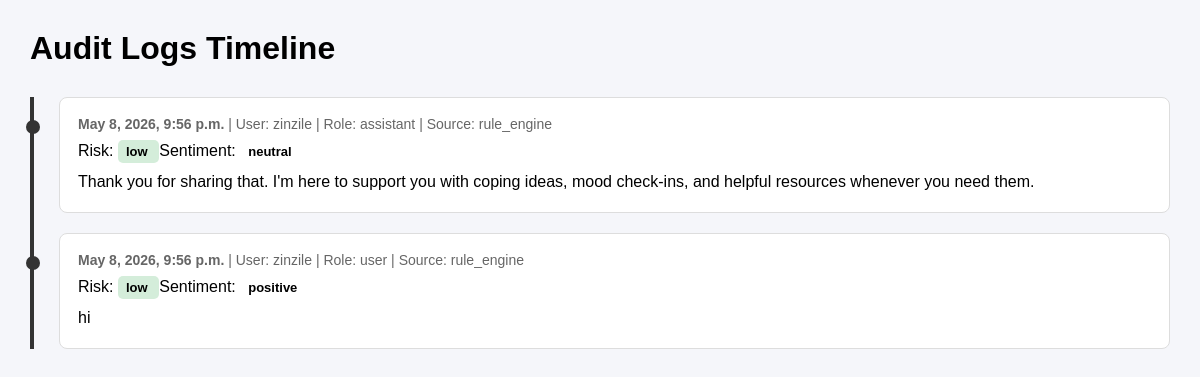
Page /api/admin-panel/audit-logs-page/ (signed in) on the earlier database version.
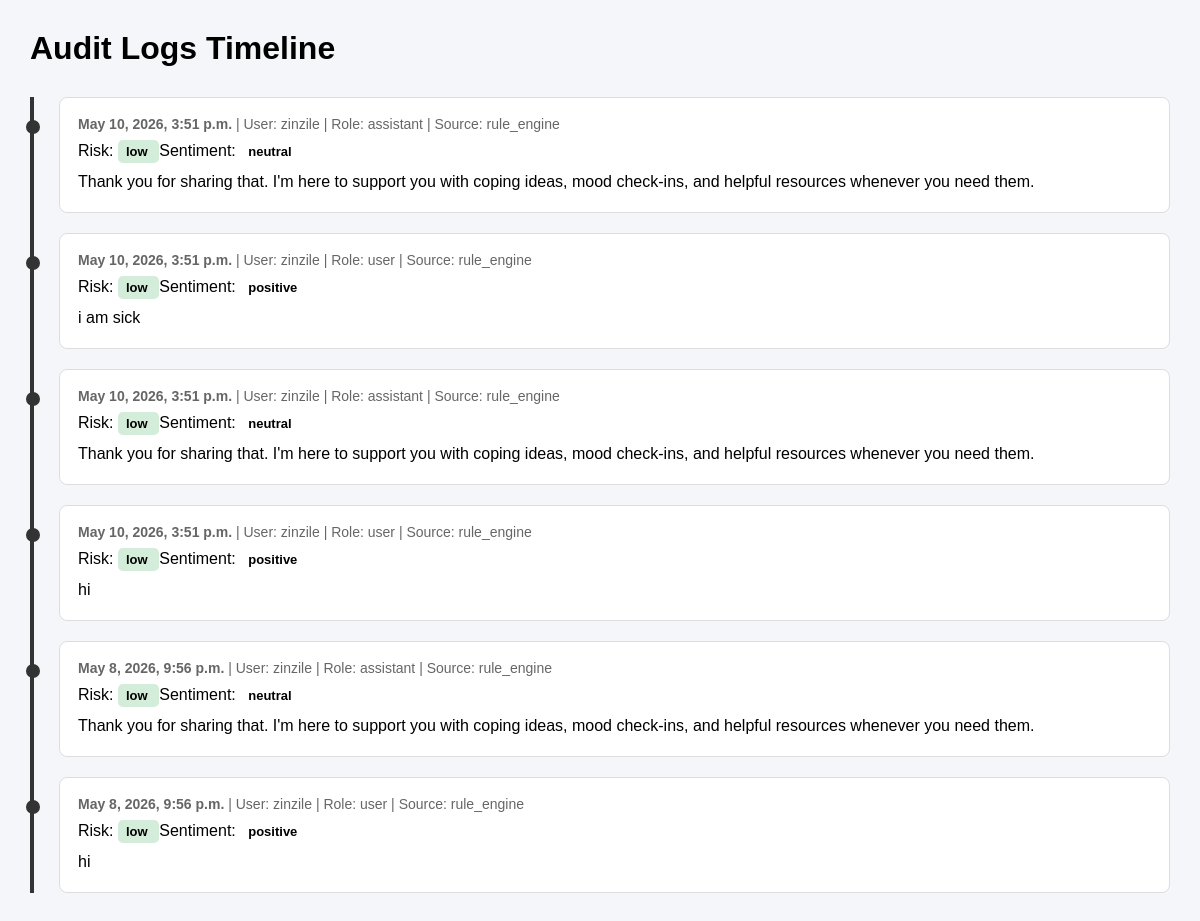
Same page on the later database version.
### apps/chat/models.py (models this page shows, shortened)
class ChatMessage(models.Model):
    ROLE_CHOICES = [
        ("user", "User"),
        ("assistant", "Assistant"),
        ("system", "System"),
    ]
    SENTIMENT_CHOICES = [
        ("positive", "Positive"),
        ("neutral", "Neutral"),
        ("negative", "Negative"),
    ]
    RISK_LEVEL_CHOICES = [
        ("low", "Low"),
        ("medium", "Medium"),
        ("high", "High"),
    ]
    SOURCE_CHOICES = [
        ("rule_engine", "Rule Engine"),
        ("ai_service", "AI Service"),
        ("fallback", "Fallback"),
        ("human", "Human"),
    ]
    session = models.ForeignKey(ChatSession, on_delete=models.CASCADE, related_name="messages")
    role = models.CharField(max_length=20, choices=ROLE_CHOICES)
    content = models.TextField()
    sentiment = models.CharField(max_length=20, choices=SENTIMENT_CHOICES, default="neutral")
    risk_level = models.CharField(max_length=20, choices=RISK_LEVEL_CHOICES, default="low")
    detected_categories = models.JSONField(default=list, blank=True)
    flagged = models.BooleanField(default=False)
    confidence_score = models.DecimalField(max_digits=4, decimal_places=2, null=True, blank=True)
    fallback_used = models.BooleanField(default=False)
    source = models.CharField(max_length=20, choices=SOURCE_CHOICES, default="rule_engine")
    reviewed_by_admin = models.BooleanField(default=False)
    reviewed_at = models.DateTimeField(null=True, blank=True)
    created_at = models.DateTimeField(auto_now_add=True)
    class Meta:
        ordering = ["created_at"]

class ChatSession(models.Model):
    STATUS_CHOICES = [
        ("active", "Active"),
        ("closed", "Closed"),
        ("flagged", "Flagged"),
        ("escalated", "Escalated"),
    ]
    user = models.ForeignKey(
        settings.AUTH_USER_MODEL,
        on_delete=models.SET_NULL,
        null=True,
        blank=True,
        related_name="chat_sessions",
    )
    title = models.CharField(max_length=255, default="Support chat")
    status = models.CharField(max_length=20, choices=STATUS_CHOICES, default="active")
    last_message_at = models.DateTimeField(null=True, blank=True)
    last_risk_level = models.CharField(max_length=20, default="low")
    escalation_required = models.BooleanField(default=False)
    notes = models.TextField(blank=True)
    created_at = models.DateTimeField(auto_now_add=True)
    updated_at = models.DateTimeField(auto_now=True)

### apps/users/models.py (models this page shows, shortened)
class User(AbstractUser):
    ROLE_CHOICES = [
        ("student", "Student"),
        ("admin", "Admin"),
        ("support", "Support"),
    ]
    role = models.CharField(max_length=20, choices=ROLE_CHOICES, default="student")
    display_name = models.CharField(max_length=150, blank=True)
    preferred_language = models.CharField(max_length=20, default="en")
    consent_accepted = models.BooleanField(default=False)
    consent_accepted_at = models.DateTimeField(null=True, blank=True)
    emergency_contact_opt_in = models.BooleanField(default=False)
    is_anonymous = models.BooleanField(default=False)

### apps/admin_panel/views.py (the view)
# urls.py: path("audit-logs-page/", audit_logs_page, name="audit-logs-page"),
@login_required
def audit_logs_page(request):
    if not (request.user.is_staff or getattr(request.user, "role", "") in {"admin", "support"}):
        raise PermissionDenied("You do not have permission to access audit logs.")
    logs = ChatMessage.objects.select_related(
        "session",
        "session__user"
    ).order_by("-created_at")[:50]
    return render(
        request,
        "admin_panel/audit_logs.html",
        {"logs": logs}
    )

### templates/admin_panel/audit_logs.html (shortened to what this page needs)
<!DOCTYPE html>
<html>
<head>
</head>
<body>
<h1>Audit Logs Timeline</h1>
<div class="timeline">
    {% for log in logs %}
        <div class="log-card">
            <div class="meta">
                <strong>{{ log.created_at }}</strong>
                |
                User:
                {% if log.session.user %}
                    {{ log.session.user.username }}
                {% else %}
                    Anonymous
                {% endif %}
                |
                Role: {{ log.role }}
                |
                Source: {{ log.source }}
            </div>
            <div>
                Risk:
                <span class="badge {{ log.risk_level }}">
                    {{ log.risk_level }}
                </span>
                Sentiment:
                <span class="badge">
                    {{ log.sentiment }}
                </span>
            </div>
            <div class="message">
                {{ log.content }}
            </div>
        </div>
    {% empty %}
        <p>No audit logs found.</p>
    {% endfor %}
</div>
</body>
</html>

Differences in the rows shown:
added ChatMessage: created_at "May 10, 2026, 3:51 p.m.", session.user.username "zinzile", role "assistant", source "rule_engine", risk_level "low", sentiment "neutral", content "Thank you for sharing that. I'm here to support you with coping ideas, mood check-ins, and helpful resources whenever you need them."
added ChatMessage: created_at "May 10, 2026, 3:51 p.m.", session.user.username "zinzile", role "user", source "rule_engine", risk_level "low", sentiment "positive", content "i am sick"
added ChatMessage: created_at "May 10, 2026, 3:51 p.m.", session.user.username "zinzile", role "assistant", source "rule_engine", risk_level "low", sentiment "neutral", content "Thank you for sharing that. I'm here to support you with coping ideas, mood check-ins, and helpful resources whenever you need them."
added ChatMessage: created_at "May 10, 2026, 3:51 p.m.", session.user.username "zinzile", role "user", source "rule_engine", risk_level "low", sentiment "positive", content "hi"
